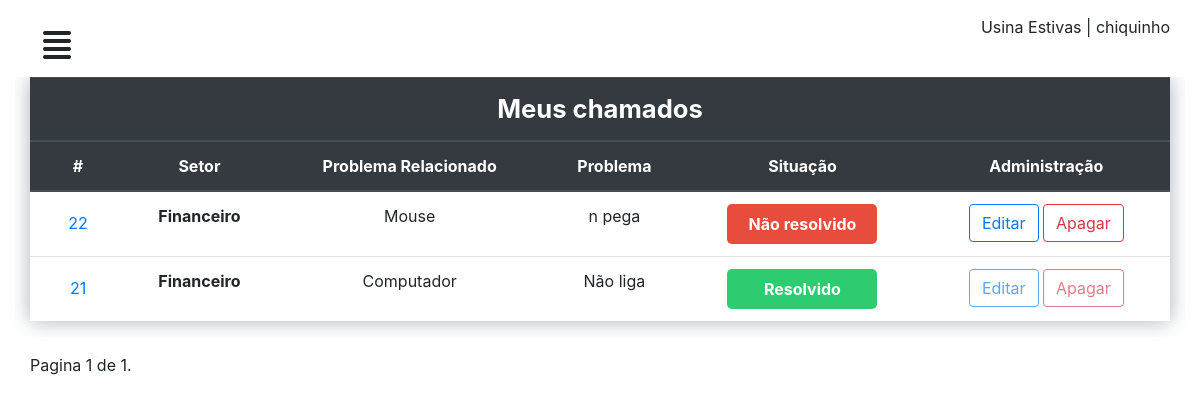
Page /perfil/ (signed in) on the earlier database version.
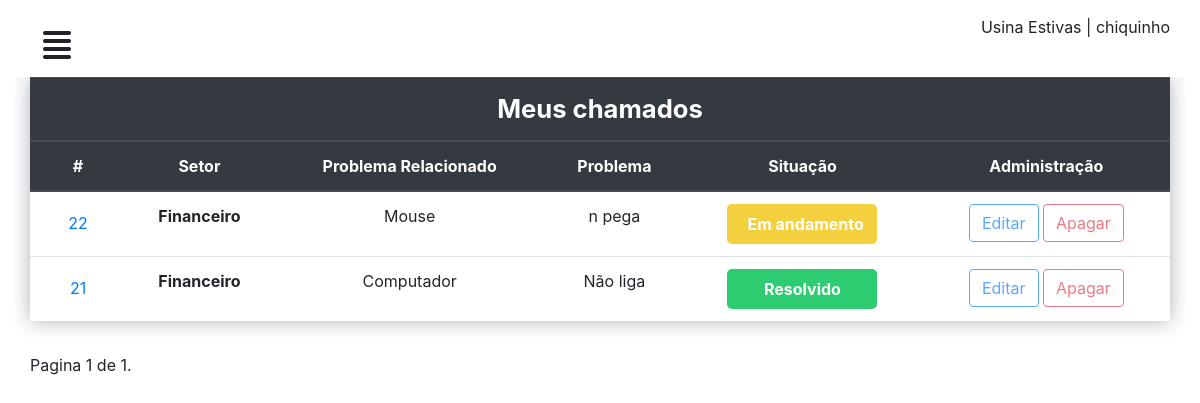
Same page on the later database version.
### chamados/models.py (models this page shows)
class Chamado(models.Model):
	setor = models.CharField('Setor', max_length=50)
	problema = models.TextField('problema')
	user = models.ForeignKey(CustomUser, on_delete=models.CASCADE)
	relacao = models.ForeignKey(ProblemaRelacionado, on_delete=models.CASCADE)
	situacao = models.ForeignKey(Situacao, on_delete=models.CASCADE, default=1)
	comentario = models.TextField('comentario', null=True)
	datahora_aberto = models.DateTimeField('datahora_aberto', null=True)
	datahora_andamento = models.DateTimeField('datahora_andamento', null=True)
	datahora_fechado = models.DateTimeField('datahora_fechado', null=True)

class ProblemaRelacionado(models.Model):
	relacao = models.CharField('problema relacionado', max_length=50)
	def __str__(self):
		return self.relacao

### chamados/views.py (the view)
# urls.py: path('perfil/', perfil, name="perfil"),
@login_required
def perfil(request):
	chamados = Chamado.objects.filter(user=request.user).order_by('-id')
	paginator = Paginator(chamados, 5)
	page = request.GET.get('page')
	contacts = paginator.get_page(page)
	contexto = {
	'lista_chamado': chamados,
	'contacts': contacts
	}
	return render(request, 'dashboard/chamados.html', contexto)

### chamados/templates/dashboard/chamados.html (shortened to what this page needs)
{% extends "dashboard/baseperfil.html" %}
{% load static %}
{% block title %}
<link rel="stylesheet" type="text/css" href="{% static 'css/mycall.css' %}" />
{% endblock %}
{% block conteudo %}
<div id="mycall">
  <div class="row">
    <div class="col-12 table-responsive">
      <table class="table">
        <thead class="thead-dark">
          <tr>
            <th class="titleTable" colspan="6" scope="col">Meus chamados</th>
          </tr>
        </thead>
        <thead class="thead-dark">
          <tr>
            <th scope="col">#</th>
            <th scope="col">Setor</th>
            <th scope="col">Problema Relacionado</th>
            <th scope="col">Problema</th>
            <th scope="col">Situação</th>
            <th scope="col">Administração</th>
          </tr>
        </thead>
        <tbody>
          {% for chamado in contacts %}
          <tr>
            <th scope="row"><button type="button" class="btn btn-link" data-toggle="modal"
              data-target="#chamado-{{chamado.id}}">
              {{chamado.id}}
            </button>
          </th>
          <th scope="row">{{chamado.setor}}</th>
          <td>{{chamado.relacao}}</td>
          <td>{{chamado.problema}}</td>
          <td> {% if chamado.situacao.id == 1 %} <span class="open"> Não resolvido </span>
            {% elif chamado.situacao.id == 2 %}<span class="progressCall">Em andamento </span> {% else %} <span
            class="completed">Resolvido </span>{% endif %}</td>
            <td> {% if chamado.situacao.id == 1 %} <a href="{% url 'editar' chamado.id %}"> <button type="button"
              class="btn btn-outline-primary">Editar</button> </a> <a href="{% url 'apagar' chamado.id %}"><button
                type="button" class="btn btn-outline-danger">Apagar</button></a> {% else %} <a
                href="{% url 'editar' chamado.id %}"> <button type="button" class="btn btn-outline-primary"
                disabled="">Editar</button></a> <a href="{% url 'apagar' chamado.id %}"><button type="button"
                  class="btn btn-outline-danger" disabled="">Apagar</button> </a>{% endif %}</td>
              </tr>
              {% endfor %}
            </tbody>
          </table>
        </div>
      </div>
    </div>
    <div class="row">
      <div class="col-12">
        <span class="current">
          Pagina {{ contacts.number }} de {{ contacts.paginator.num_pages }}.
        </span>
      </div>
    </div>
    {% endblock %}

Differences in the rows shown:
changed Chamado "n pega": situacao_id "Não resolvido" → "Em andamento"
